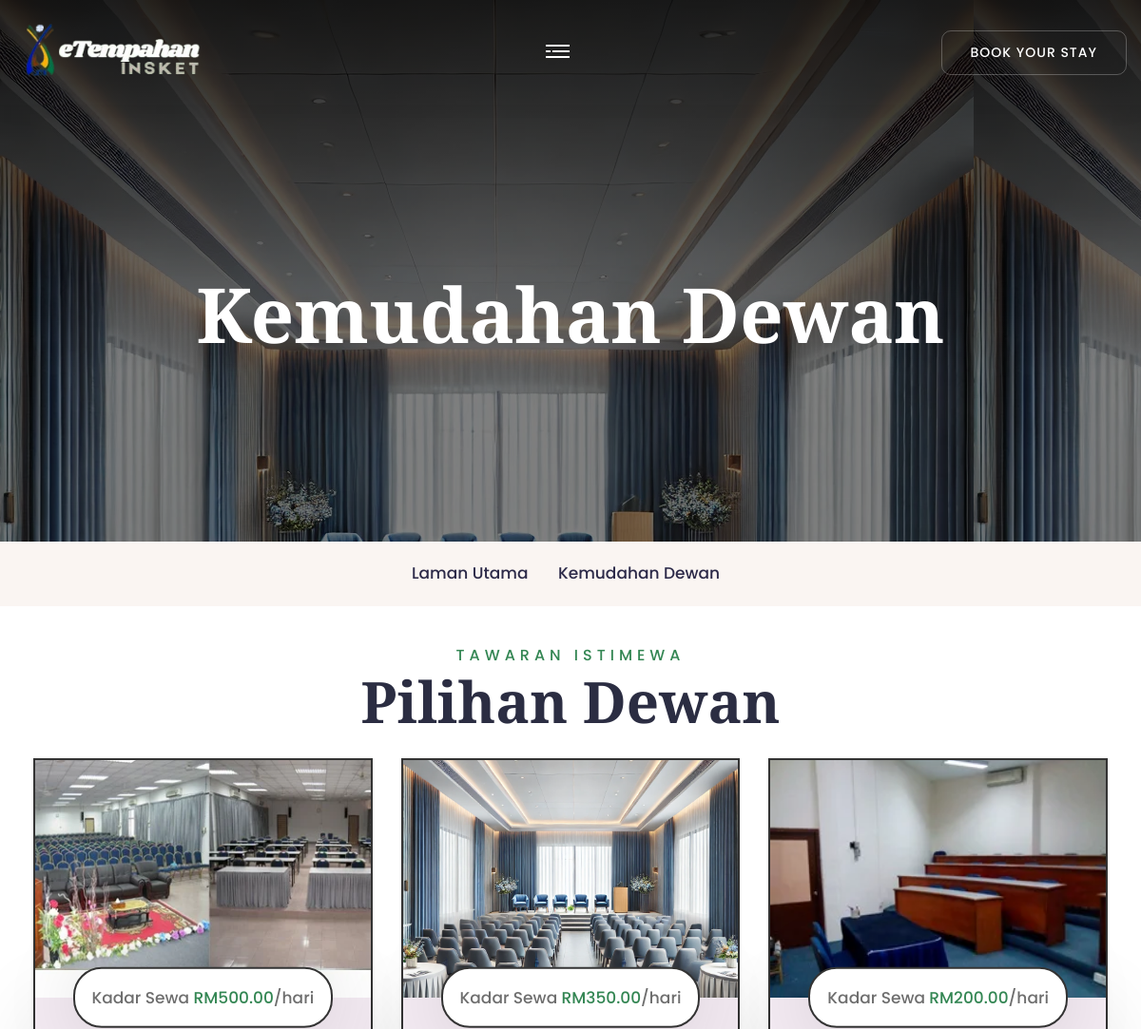
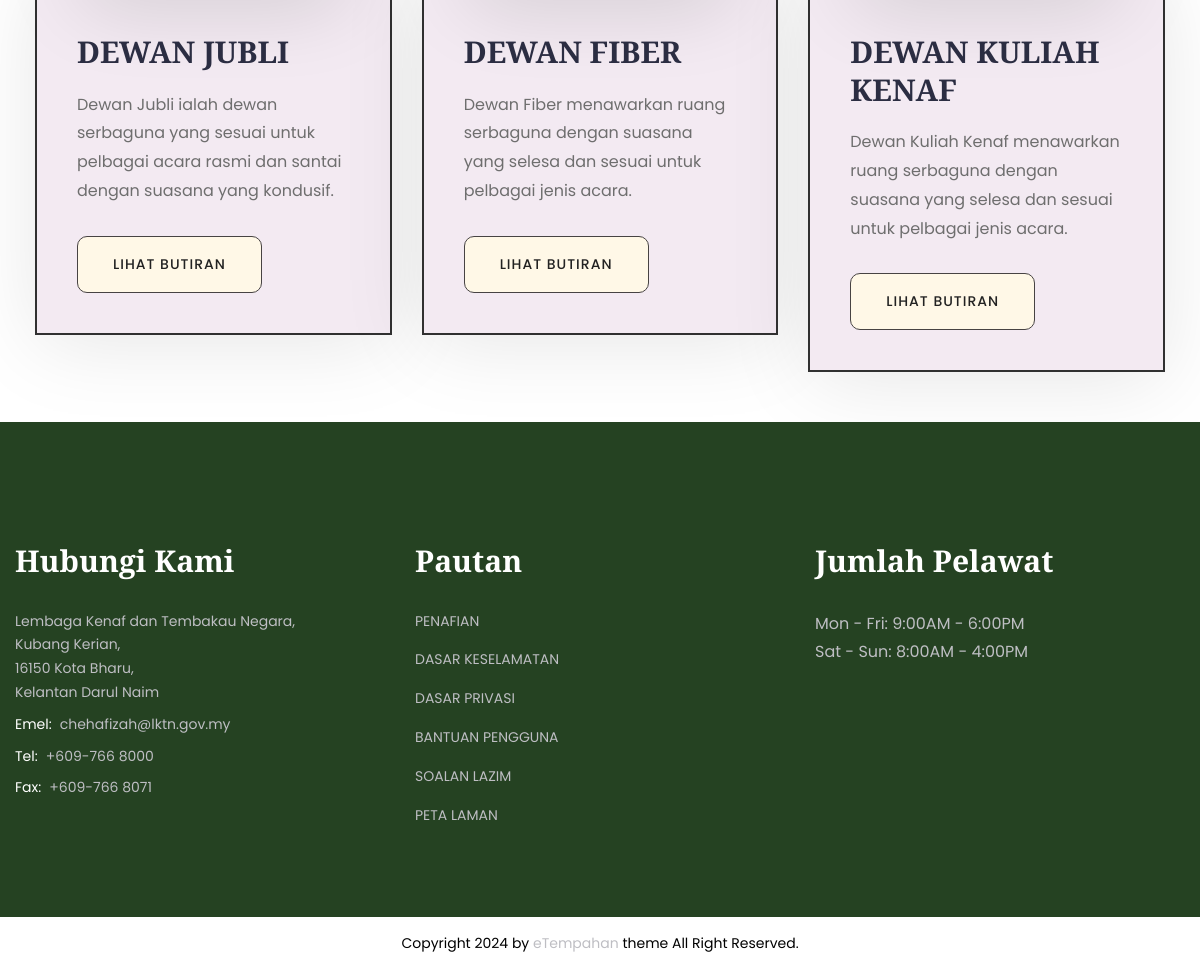
/kemudahanDewan.php, run on the app's committed database (2 pictures, top to bottom).
### tables this page shows
CREATE TABLE `dewan_pic` (
  `id_gambar` int(11) NOT NULL,
  `jenis_gambar` varchar(50) NOT NULL,
  `url_gambar` text NOT NULL,
  `id_dewan` int(11) NOT NULL
);

CREATE TABLE `dewan` (
  `id_dewan` int(11) NOT NULL,
  `nama_dewan` varchar(50) NOT NULL,
  `kadar_sewa` decimal(10,2) NOT NULL,
  `bilangan_muatan` int(11) NOT NULL,
  `penerangan` varchar(550) NOT NULL,
  `penerangan_ringkas` varchar(250) NOT NULL,
  `penerangan_kemudahan` varchar(250) NOT NULL,
  `status_dewan` enum('Tersedia','Tidak Tersedia') NOT NULL,
  `max_capacity` int(11) NOT NULL
);

### kemudahanDewan.php (the view, shortened to what this page needs)
<!DOCTYPE html>
<html lang="en">
<head>
    <link href="assets/css/bootstrap.css" rel="stylesheet">
    <link href="assets/css/style.css" rel="stylesheet">
    <link href="assets/css/responsive.css" rel="stylesheet">
    <link href="assets/css/color.css" rel="stylesheet">
</head>
<body>
    <div class="page-wrapper">
        <div class="page-title" style="background-image: url(assets/images/dewan-1.png);">
            <?php
            include 'partials/header.php';
            include("database/database.php");
            ?>
            <div class="auto-container">
                <h1>Kemudahan Dewan</h1>
            </div>
        </div>
        <div class="bredcrumb-wrap">
            <div class="auto-container">
                <ul class="bredcrumb-list">
                    <li><a href="index.php">Laman Utama</a></li>
                    <li>Kemudahan Dewan</li>
                </ul>
            </div>
        </div>
        <section class="section-padding" style="padding-top: 10px;">
            <div class="auto-container">
                <div class="section_heading text-center mb_30 mt_30">
                    <span class="section_heading_title_small">TAWARAN ISTIMEWA</span>
                    <h2 class="section_heading_title_big">Pilihan Dewan</h2>
                </div>
                <div class="row">
					<?php
					$counter = 1;
					$sql = "
						SELECT
							d.id_dewan,
							d.nama_dewan,
							d.kadar_sewa,
							d.bilangan_muatan,
							d.penerangan_ringkas,
							d.status_dewan,
							dp.url_gambar AS gambar_utama
						FROM
							dewan d
						LEFT JOIN
							dewan_pic dp ON d.id_dewan = dp.id_dewan AND dp.jenis_gambar = 'Utama'
					";
					$result = $conn->query($sql);
					if ($result->num_rows > 0) {
						while ($row = $result->fetch_assoc()) {
							$animation_delay = 0.2 * $counter;
							?>
							<div class="col-lg-4 col-md-6">
								<div class="room-1-block wow fadeInUp" data-wow-delay="<?php echo htmlspecialchars($animation_delay); ?>s" data-wow-duration=".8s">
									<div class="room-1-image hvr-img-zoom-1">
										<?php if (!empty($row['gambar_utama'])): ?>
											<img src="adminDashboard/controller/<?php echo htmlspecialchars($row['gambar_utama']); ?>" alt="<?php echo htmlspecialchars($row['nama_dewan']); ?>" style="width: 100%; height: 250px; object-fit: cover;">
										<?php else: ?>
											<img src="default-image.jpg" alt="Default Image" style="width: 100%; height: 250px; object-fit: cover;">
										<?php endif; ?>
									</div>
									<div class="room-1-content">
										<p class="room-1-meta-info">Kadar Sewa <span class="theme-color">RM<?php echo number_format($row['kadar_sewa'], 2); ?></span>/hari</p>
										<h4 class="room-1-title mb_20">
											<a href="dewanDetail.php?id_dewan=<?php echo htmlspecialchars($row['id_dewan']); ?>"><?php echo strtoupper(htmlspecialchars($row['nama_dewan'])); ?></a>
										</h4>
										<p class="room-1-text mb_30"><?php echo htmlspecialchars($row['penerangan_ringkas']); ?></p>
										<div class="link-btn">
											<a href="dewanDetail.php?id_dewan=<?php echo htmlspecialchars($row['id_dewan']); ?>" class="btn-1 btn-alt">Lihat Butiran <span></span></a>
										</div>
									</div>
								</div>
							</div>
							<?php
							$counter++;
						}
					} else {
						echo "<p>No dewan available.</p>";
					}
					?>
				</div>
            </div>
        </section>
        <?php include 'partials/footer.php'; ?>
    </div>
    <div class="scroll-to-top">
        <div>
        </div>
    </div>
</body>
</html>

### partials/header.php (shortened to what this page needs)
<header class="main-header header-style-two">
        <div class="header-upper">
            <div class="auto-container">
                <div class="inner-container d-flex align-items-center justify-content-between">
                    <div class="logo-box">
						<a href="index.php">
							<span class="logo-lg d-flex align-items-center justify-content-center">
								<div class="logo" style="width:200px;"><a href="index.php"><img src="assets/images/logo1.png" alt="logo"></a></div>
							</span>
						</a>
					</div>
					<div class="middle-column">
						<div class="nav-outer">
							<div class="mobile-nav-toggler"><img src="assets/images/icons/icon-bar.png" alt=""></div>
						</div>
					</div>
                    <div class="right-column d-flex align-items-center">
                        <li>
							<button type="button" class="theme-btn search-toggler" onclick="window.location.href='contact.php'" style="border: none; background: transparent; padding: 0;">
								<i class="fas fa-phone" style="font-size: 20px; color: white;"></i>
							</button>
						</li>
                        <div class="header-link-btn"><a href="adminDashboard/" class="btn-1 btn-small btn-alt">Book Your Stay <span></span></a></div>
                    </div>
                </div>
            </div>
        </div>
    </header>

### partials/footer.php
<footer class="main-footer">
        <div class="footer-1-middle">
            <div class="auto-container">
                <div class="row">
                    <div class="col-lg-4 col-md-6">
                        <div class="contact-widget-1 mb_30">
                            <div class="footer-widget-title"><h4>Hubungi Kami</h4></div>
                            <ul class="contact-widget-1-list">
                                <li>Lembaga Kenaf dan Tembakau Negara,
									<br>Kubang Kerian,<br>16150 Kota Bharu,
									<br>Kelantan Darul Naim<br>
								</li>
                                <li><span>Emel:</span><a href="mailto:chehafizah@lktn.gov.my">chehafizah@lktn.gov.my</a></li>
                                <li><span>Tel:</span><a href="tel:6097668000">+609-766 8000</a></li>
								<li><span>Fax:</span><a href="tel:6097668071">+609-766 8071</a></li>
                            </ul>
                        </div>
                    </div>
                    <div class="col-lg-4 col-md-6">
                        <div class="link-widget-1 mb_30">
                            <div class="footer-widget-title"><h4>Pautan</h4></div>
                            <ul class="link-widget-1-list">
                                <li><a href="javascript:void(0);">PENAFIAN</a></li>
                                <li><a href="javascript:void(0);">DASAR KESELAMATAN</a></li>
                                <li><a href="javascript:void(0);">DASAR PRIVASI</a></li>
                                <li><a href="javascript:void(0);">BANTUAN PENGGUNA</a></li>
								<li><a href="javascript:void(0);">SOALAN LAZIM</a></li>
								<li><a href="javascript:void(0);">PETA LAMAN</a></li>
                            </ul>
                        </div>
                    </div>
                    <div class="col-lg-4 col-md-6">
                        <div class="link-widget-1 mb_30">
                            <div class="footer-widget-title"><h4>Jumlah Pelawat</h4></div>
                            <p>Mon - Fri: 9:00AM - 6:00PM <br> Sat - Sun: 8:00AM - 4:00PM</p>
                        </div>
                    </div>
                </div>
            </div>
        </div>
        <div class="footer-bottom">
            <div class="auto-container">
                <div class="footer-bottom-row">
                    <div class="footer-bottom-text">Copyright 2024 by <a href="javascript:void(0);">eTempahan</a> theme All Right Reserved.</div>
                </div>
            </div>
        </div>
    </footer>

### assets/css/responsive.css (style rules this page uses)
@media only screen and (max-width: 7000px) { .page-wrapper { overflow: hidden; } }
@media only screen and (max-width: 1200px) { .nav-outer .mobile-nav-toggler { display: block; } }
@media only screen and (max-width: 1200px) { .section_heading { position: relative; z-index: 1; } }

### assets/css/color.css (style rules this page uses)
:root { --theme-color: #338653; }

### assets/css/elpath.css (style rules this page uses)
.mt_30 { margin-top: 30px; }
.mb_20 { margin-bottom: 20px; }
.mb_30 { margin-bottom: 30px; }

### data on the page
dewan_pic: url_gambar (picture), id_dewan.kadar_sewa "500.00", id_dewan.nama_dewan "DEWAN JUBLI", id_dewan.penerangan_ringkas "Dewan Jubli ialah dewan serbaguna yang sesuai untuk pelbagai acara rasmi dan santai dengan suasana yang kondusif."
dewan_pic: url_gambar (picture), id_dewan.kadar_sewa "350.00", id_dewan.nama_dewan "DEWAN FIBER", id_dewan.penerangan_ringkas "Dewan Fiber menawarkan ruang serbaguna dengan suasana yang selesa dan sesuai untuk pelbagai jenis acara."
dewan_pic: url_gambar (picture), id_dewan.kadar_sewa "200.00", id_dewan.nama_dewan "DEWAN KULIAH KENAF", id_dewan.penerangan_ringkas "Dewan Kuliah Kenaf menawarkan ruang serbaguna dengan suasana yang selesa dan sesuai untuk pelbagai jenis acara."
